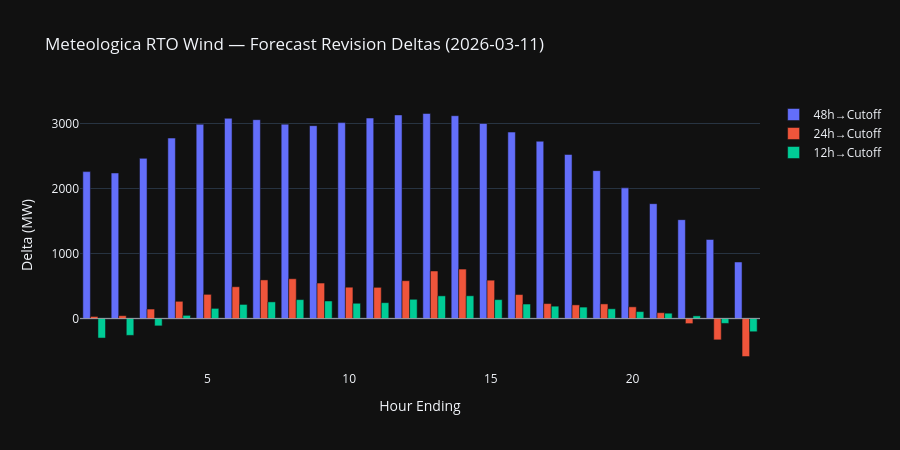

This figure's notebook cell:
### Markdown cell above
## 4. Forecast Deltas — MW Changes at Each Lookback

### Code cell
# Grouped bar: delta_12h, delta_24h, delta_48h by hour_ending for latest date
fig = go.Figure()
for col, label, color in [
    ("delta_48h", "48h\u2192Cutoff", "#636EFA"),
    ("delta_24h", "24h\u2192Cutoff", "#EF553B"),
    ("delta_12h", "12h\u2192Cutoff", "#00CC96"),
]:
    fig.add_trace(go.Bar(
        x=df_latest["hour_ending"], y=df_latest[col],
        name=label, marker_color=color,
    ))

fig.update_layout(
    barmode="group",
    title=f"Meteologica RTO Wind \u2014 Forecast Revision Deltas ({latest_date})",
    xaxis_title="Hour Ending", yaxis_title="Delta (MW)",
    template="plotly_dark", height=450,
)
fig.add_hline(y=0, line_color="white", line_width=0.5)
fig.show()

### Figure 1 — Plotly figure (JSON) as saved in the notebook; plotly's stock layout.template omitted (floating-point values rounded to 4 significant figures)
{"data": [{"marker": {"color": "#636EFA"}, "name": "48h→Cutoff", "type": "bar", "x": [1, 2, 3, 4, 5, 6, 7, 8, 9, 10, 11, 12, 13, 14, 15, 16, 17, 18, 19, 20, 21, 22, 23, 24], "y": [2260.0, 2239.0, 2464.0, 2776.0, 2988.0, 3080.0, 3059.0, 2990.0, 2967.0, 3014.0, 3084.0, 3132.0, 3154.0, 3120.0, 3000.0, 2868.0, 2727.0, 2524.0, 2275.0, 2010.0, 1767.0, 1521.0, 1216.0, 870.0]}, {"marker": {"color": "#EF553B"}, "name": "24h→Cutoff", "type": "bar", "x": [1, 2, 3, 4, 5, 6, 7, 8, 9, 10, 11, 12, 13, 14, 15, 16, 17, 18, 19, 20, 21, 22, 23, 24], "y": [32.0, 44.0, 146.0, 265.0, 372.0, 489.0, 594.0, 612.0, 546.0, 482.0, 480.0, 582.0, 731.0, 761.0, 590.0, 369.0, 230.0, 210.0, 225.0, 180.0, 90.0, -78.0, -328.0, -584.0]}, {"marker": {"color": "#00CC96"}, "name": "12h→Cutoff", "type": "bar", "x": [1, 2, 3, 4, 5, 6, 7, 8, 9, 10, 11, 12, 13, 14, 15, 16, 17, 18, 19, 20, 21, 22, 23, 24], "y": [-300.0, -259.0, -113.0, 49.0, 156.0, 217.0, 256.0, 291.0, 270.0, 235.0, 244.0, 296.0, 349.0, 350.0, 291.0, 223.0, 190.0, 176.0, 150.0, 107.0, 82.0, 41.0, -75.0, -203.0]}], "layout": {"barmode": "group", "height": 450, "shapes": [{"line": {"color": "white", "width": 0.5}, "type": "line", "x0": 0, "x1": 1, "xref": "x domain", "y0": 0, "y1": 0, "yref": "y"}], "title": {"text": "Meteologica RTO Wind — Forecast Revision Deltas (2026-03-11)"}, "xaxis": {"title": {"text": "Hour Ending"}}, "yaxis": {"title": {"text": "Delta (MW)"}}}}
